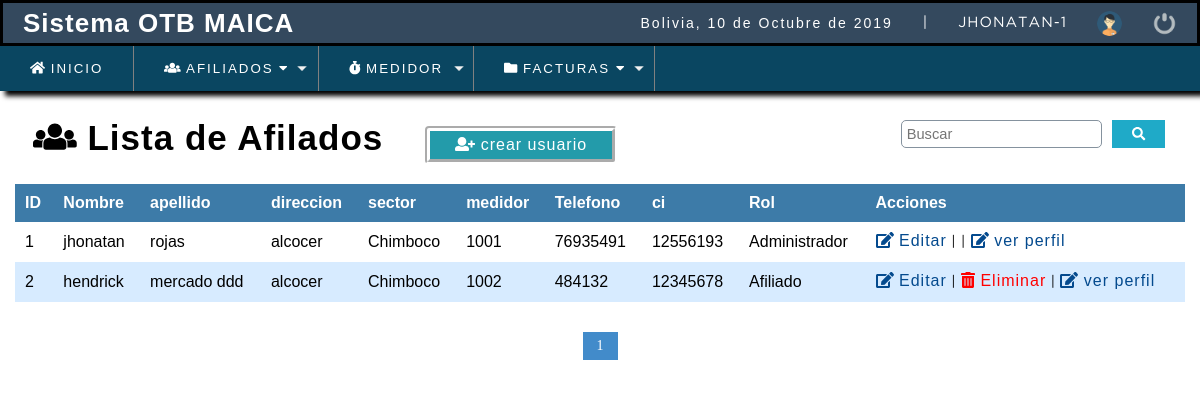
The page /sistema/lista_usuario.php (signed in) on the database its author committed.
### tables this page shows
CREATE TABLE `usuario` (
  `idusuario` int(11) NOT NULL,
  `nombre` varchar(50) DEFAULT NULL,
  `apellido` varchar(50) NOT NULL,
  `direccion` varchar(100) NOT NULL,
  `provincia` varchar(100) NOT NULL,
  `sector` int(11) NOT NULL,
  `telefono` int(11) NOT NULL,
  `usuario` int(15) DEFAULT NULL,
  `clave` varchar(100) DEFAULT NULL,
  `medidor` int(11) NOT NULL,
  `rol` int(11) DEFAULT NULL,
  `estatus` int(11) NOT NULL DEFAULT '1'
);

CREATE TABLE `sector` (
  `id_sector` int(11) NOT NULL,
  `sector` varchar(100) NOT NULL
);

CREATE TABLE `medidor` (
  `id_medidor` int(11) NOT NULL,
  `medidor` int(11) NOT NULL,
  `lectura_anterior` int(11) NOT NULL,
  `lectura_actual` int(11) NOT NULL,
  `estado` varchar(100) NOT NULL
);

CREATE TABLE `rol` (
  `idrol` int(11) NOT NULL,
  `rol` varchar(20) DEFAULT NULL
);

### sistema/functions.php (called while the page is built, shortened)
<?php
	function fechaC(){
		$mes = array("","Enero",
					  "Febrero",
					  "Marzo",
					  "Abril",
					  "Mayo",
					  "Junio",
					  "Julio",
					  "Agosto",
					  "Septiembre",
					  "Octubre",
					  "Noviembre",
					  "Diciembre");
		return date('d')." de ". $mes[date('n')] . " de " . date('Y');
	}
 ?>

### sistema/lista_usuario.php (the view, shortened to what this page needs)
<?php
	include "../conexion.php";
 ?>
<!DOCTYPE html>
<html lang="en">
<head>
	<?php
	include 'includes/scripts.php';
	?>
</head>
<body>
	<?php
	include 'includes/header.php';
	?>
	<section id="container">
		<h1><i class="fas fa-users"></i>   Lista de Afilados</h1>
		<?php
		if($_SESSION['rol']==1)
			{
		?>
		<a href="registro_usuario.php" class="btn_new"><i class="fas fa-user-plus"></i>  crear usuario</a>
		<?php
			}
		?>
		<form action="buscar_usuario.php" method="get" class="form_search">
			<input type="text" name="busqueda" id="busqueda" placeholder="Buscar" >
			<button type="submit" class="btn_search"><i class="fas fa-search"></i></button>
		</form>
		<table>
			<tr>
				<th>ID</th>
				<th>Nombre</th>
				<th>apellido</th>
				<th>direccion</th>
				<th>sector</th>
				<th>medidor</th>
				<th>Telefono</th>
				<?php
				if($_SESSION['rol']==1)
					{
				?>
				<th>ci</th>
				<th>Rol</th>
				<th>Acciones</th>
				<?php
					}
				?>
			</tr>
			<?php
			$sql_registe=mysqli_query($conection," SELECT COUNT(*) AS total_registro from usuario where estatus=1");
			$result_register=mysqli_fetch_array($sql_registe);
			$total_registro=$result_register['total_registro'];
			$por_pagina = 10;
			if(empty($_GET['pagina']))
			{
				$pagina = 1;
			}else
			{
				$pagina=$_GET['pagina'];
			}
			$desde = ($pagina-1) * $por_pagina;
			$total_paginas=ceil($total_registro / $por_pagina);
			$query= mysqli_query($conection,"SELECT u.idusuario , u.nombre, u.apellido, u.direccion, s.sector,m.medidor ,u.telefono, u.usuario, r.rol FROM usuario u INNER JOIN rol r ON u.rol=r.idrol inner join medidor m on u.medidor=m.id_medidor inner join sector s on u.sector=s.id_sector where estatus=1
					order by u.idusuario asc
					limit $desde,$por_pagina
					");
				$result = mysqli_num_rows($query);
				if($result>0)
				{
					while($data=mysqli_fetch_array($query)){
			?>
						<tr>
							<td> <?php echo $data['idusuario'];?> </td>
							<td><?php echo $data['nombre'];?></td>
							<td><?php echo $data['apellido'];?></td>
							<td><?php echo $data['direccion'];?></td>
							<td> <?php echo $data['sector'];?> </td>
							<td> <?php echo $data['medidor'];?> </td>
							<td> <?php echo $data['telefono'];?> </td>
							<?php
							if($_SESSION['rol']==1)
								{
							?>
							<td><?php echo $data['usuario'];?></td>
							<td><?php echo $data['rol'];?></td>
								<td>
									<a class="link_edit" href="editar_usuario.php?id=<?php echo $data['idusuario'];?>"><i class="fas fa-edit"></i>  Editar</a>
									<span>|</span>
									<?php
									if($data["idusuario"]!=1){?>
										<a class="link_delete" href="eliminar_usuario.php?id=<?php echo $data['idusuario'];?>"><i class="fas fa-trash-alt"></i>  Eliminar</a>
										<?php
									}
									 ?>
									 <span>|</span>
									 <a class="link_edit" href="perfil.php?id=<?php echo $data['idusuario'];?>"><i class="fas fa-edit"></i>  ver perfil</a>
								</td>
							<?php
								}
							?>
						</tr>
			<?php
					}
				}
			 ?>
		</table>
<div class="paginador">
	<ul>
		<?php
			for ($i=1; $i <= $total_paginas; $i++) {
				if($i==$pagina)
				{
					echo '<li class="pageselected">'.$i.'</li>';
				}else
				{
				echo '<li><a href="?pagina='.$i.'">'.$i.'</a></li>';
				}
			}
		 ?>
	</ul>
</div>
	</section>
</body>
</html>

### sistema/includes/scripts.php (shortened to what this page needs)
<link rel="stylesheet" type="text/css" href="css/style.css">
	<?php include 'functions.php'; ?>

### sistema/includes/header.php (shortened to what this page needs)
<header>
		<div class="header">
			<h1>Sistema OTB MAICA</h1>
			<div class="optionsBar">
				<p>Bolivia, <?php echo fechaC(); ?></p>
				<span>|</span>
				<span class="user"><?php echo $_SESSION['nombre'].'-'.$_SESSION['rol']?></span>
				<img class="photouser" src="img/user.png" alt="Usuario">
				<a href="salir.php"><img class="close" src="img/salir.png" alt="Salir del sistema" title="Salir"></a>
			</div>
		</div>
		<?php include 'nav.php'; ?>
	</header>

### sistema/includes/nav.php (shortened to what this page needs)
<nav>
			<ul class="sidebar-menu">
				<?php
				if($_SESSION['rol']==1 || $_SESSION['rol']==2)
				{
				?>
				<li><a href="index.php"><i class="fas fa-home"></i>  INICIO</a></li>
				<li class="principal">
					<a href="#"><i class="fas fa-users"></i>  AFILIADOS <i class="fas fa-caret-down"></i></a>
				</li>
				<li class="principal">
					<a href="medidor.php"><i class="fas fa-stopwatch"></i> MEDIDOR</a>
				</li>
				<li class="principal">
					<a href="#"><i class="fas fa-folder"></i> Facturas <i class="fas fa-caret-down"></i></a>
				</li>
				<?php
					} ?>
				<br>
			</ul>
</nav>

### sistema/css/style.css (style rules this page uses)
* { margin: 0; padding: 0; box-sizing: border-box; }
h1, h2, h3, h4, h5, h6 { font-family: 'arial'; font-weight: bold; letter-spacing: 1px; }
h1 { font-size: 26px; }
p { font-family: 'arial'; letter-spacing: 2px; font-size: 14px; line-height: 20px; }
a { text-decoration: none; font-family: arial; letter-spacing: 1px; }
span { font-family: 'GothamBook'; letter-spacing: 1px; font-size: 14px; line-height: 20px; }
header { position: fixed; width: 100%; }
.header { color: #FFF; background: #34495e; height: 20px; display: -webkit-flex; display: -moz-flex; display: -ms-flex; display: -o-flex; display: flex; justify-content: space-between; align-items: center; padding: 20px; border-style: solid; border-color: black }
.optionsBar { display: -webkit-flex; display: -moz-flex; display: -ms-flex; display: -o-flex; display: flex; justify-content: center; align-items: center; }
.optionsBar span { color: #FFF; font-size: 11pt; font-family: 'GothamBook'; text-transform: uppercase; margin-left: 30px; }
.photouser { margin-left: 30px; width: 25px; height: 25px; }
.close { width: 25px; height: 25px; }
.optionsBar a { display: -webkit-flex; display: -moz-flex; display: -ms-flex; display: -o-flex; display: flex; margin-left: 30px; }
nav ul { background: #0a4661; list-style: none; display: -webkit-flex; display: -moz-flex; display: -ms-flex; display: -o-flex; display: flex; justify-content: left; align-items: center; box-shadow: 5px 5px 5px black; }
nav ul > li a { position: relative; }
nav a { color: #fff; display: block; font-size: 10pt; padding: 15px 30px; text-transform: uppercase; letter-spacing: 2px; transition: background .5s; border-right: 1px solid gray; }
nav .principal > a { background: url(../images/arrow_bottom.png) no-repeat; background-position-x: 0%; background-position-y: 0%; background-size: auto auto; background-position: 94% center; background-size: 10px; }
#container { padding: 100px 15px 15px; top: 50px; }
#container h1 { padding: 18px; }
input,select { display: block; width: 90%; font-size: 11pt; padding: 5px; border: 1px solid #85929e; border-radius: 5px; }
img { border-radius: 100px; }
#container h1 { font-size: 35px; display: inline-block; }
.btn_new { display: inline-block; background: #239baa; color: #fff; padding: 5px 25px; border-radius: 4px; margin:20px; border: groove; border-color: white; border-width: 5px; }
table { border-collapse: collapse; font-size: 12pt; font-family: 'arial'; width: 100%; }
table th { text-align: left; padding: 10px; background: #3d7ba8; color: #fff; }
table tr:nth-child(odd) { background: #D7EBFF; }
table td { padding: 10px; }
.link_edit { color: #044A8E; }
.link_delete { color: red; }
.paginador ul { padding: 15px; list-style: none; background: #fff; margin-top: 15px; display: -webkit-flex; display: -moz-flex; display: -ms-flex; display: -o-flex; display: flex; justify-content:center; }
.paginador a,.pageselected { color: #428bca; border: 1px solid #ddd; padding: 5px; display: inline-block; font-size: 14px; text-align: center; width: 35px; }
.pageselected { color: #fff; background: #428bca; border: 1px solid #428bca; }
.form_search { display: -webkit-flex; display: -moz-flex; display: -ms-flex; display: -o-flex; display: flex; float: right; background: initial; padding: 20px; border-radius: 10px; border: none; }
.form_search .btn_search { background: #1faac8; color: #fff; padding: 0 20px; border: 0; cursor: pointer; margin-left: 10px; }

### rows shown on the page
usuario: idusuario "1", nombre "jhonatan", apellido "rojas", direccion "alcocer", sector.sector "Chimboco", medidor.medidor "1001", telefono "76935491", usuario "12556193", rol.rol "Administrador"
usuario: idusuario "2", nombre "hendrick", apellido "mercado ddd", direccion "alcocer", sector.sector "Chimboco", medidor.medidor "1002", telefono "484132", usuario "12345678", rol.rol "Afiliado"

### other values the page prints
fechaC() "10 de Octubre de 2019"
$_SESSION['nombre'] "JHONATAN"
$_SESSION['rol'] "1"
